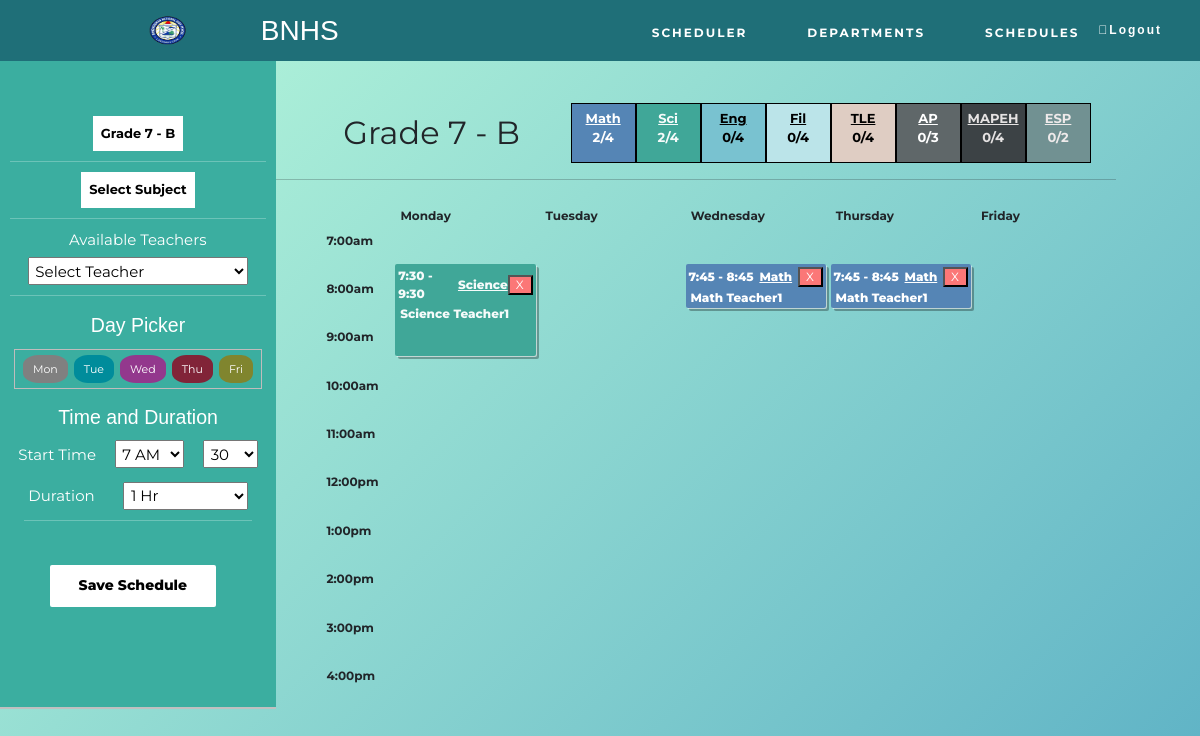
Screenshot of /scheduler.php?grade_section=7B with the database file from the repository.
### tables this page shows
CREATE TABLE IF NOT EXISTS `class_schedule` (
  `grade_section` varchar(32) NOT NULL,
  `teacher_id` int DEFAULT NULL,
  `subject` varchar(32) NOT NULL,
  `day` varchar(32) NOT NULL,
  `start_time` float NOT NULL,
  `end_time` float NOT NULL,
  `duration` int NOT NULL,
  `id` int NOT NULL AUTO_INCREMENT,
  UNIQUE KEY `id` (`id`),
  KEY `teacher` (`teacher_id`)
);

CREATE TABLE IF NOT EXISTS `teacher` (
  `id` int NOT NULL AUTO_INCREMENT,
  `firstName` varchar(32) NOT NULL,
  `lastName` varchar(32) NOT NULL,
  `dept` varchar(32) NOT NULL,
  `workload` float NOT NULL,
  PRIMARY KEY (`id`)
);

### scheduler.php (called while the page is built, shortened)
<?php
try {
    include __DIR__ . './includes/connection/DatabaseConnect.php';
    include __DIR__ . './includes/connection/DatabaseFunctions.php';
    include __DIR__ . './includes/templates/scheduler.html.php';
} catch (PDOException $e) {
    include __DIR__ . './includes/connection/displayError.php';
}
include __DIR__ . './includes/templates/layout.html.php';
?>

### includes/connection/DatabaseFunctions.php (called while the page is built, shortened)
<?php
function retrieveAllId($pdo, $table, $primaryKey, $value) {
    $query = 'SELECT * FROM `' . $table . '`
              WHERE `' . $primaryKey . '` = :value';
    $parameters = [
        'value' => $value
    ];
    $query = query($pdo, $query, $parameters);
    return $query->fetchAll();
}
function retrieveId($pdo, $table, $primaryKey, $value) {
    $query = 'SELECT * FROM `' . $table . '`
              WHERE `' . $primaryKey . '` = :value';
    $parameters = [
        'value' => $value
    ];
    $query = query($pdo, $query, $parameters);
    return $query->fetch();
}
function retrieveAllTwoId($pdo, $table, $primaryKey1, $value1, $primaryKey2, $value2) {
    $query = 'SELECT * FROM `' . $table . '`
              WHERE `' . $primaryKey1 . '` = :value1
              AND `' . $primaryKey2 . '` = :value2 ';
    $parameters = [
        'value1' => $value1,
        'value2' => $value2
    ];
    $query = query($pdo, $query, $parameters);
    return $query->fetchAll();
}
function convertSubject($subject) {
    if($subject == 'Mathematics')
      return 'Math';
    return $subject;
  }
function query($pdo, $sql, $parameters = []) {
    $query = $pdo->prepare($sql);
    $query->execute($parameters);
    return $query;
}
function convertTime($time) {
    if($time % 100 == 0) {
        $time = $time/100;
        $stringTime;
        if($time > 12)
            $stringTime = ($time - 12) . ':00';
        else
            $stringTime = $time . ':00';
        return $stringTime;
    } else {
        if($time % 50 == 0) {
            $time = $time/100;
            $time = $time - 0.5;
            if($time > 12)
                $stringTime = ($time - 12) . ':30';
            else
                $stringTime = $time . ':30';
        } else {
            $time = $time/100;
            $time = $time - 0.75;
            if($time > 12)
                $stringTime = ($time - 12) . ':45';
            else
                $stringTime = $time . ':45';
        }
        return $stringTime;
    }
}
?>

### includes/templates/scheduler.html.php (the view, shortened to what this page needs)
<link rel="stylesheet" type="text/css" href="./includes/templates/css/scheduler.css">
<?php
  $output = '
<div style="display:flex;">
<div class="add-module">
  <div style="margin:20% 0 5% 0">
  <div class="dropdown">
  ';
  if(isset($_GET['grade_section'])) {
    $grade = $_GET['grade_section'];
    $section = substr($grade, -1);
    $grade = substr_replace($grade ,"", -1);
    $displayGradeSection = 'Grade ' . $grade . ' - ' . $section;
  }
  else
    $displayGradeSection = 'Select Grade and Section';
  $output .= '
    <button onclick="dropDown('.'\'grade_section\''.')" class="dropbtn">'.$displayGradeSection.'</button>
    <div id="grade_section" class="dropdown-content">
  ';
  for($i = 7; $i <= 10; $i++) {
    $gradeLevel = retrieveAllId($pdo, 'grade_level', 'grade', $i);
    foreach($gradeLevel as $row) {
      $output .= '
        <a href="scheduler.php?grade_section='.$row['grade'].$row['section'].'#main">
        Grade '.$row['grade'].' - ' .$row['section'].' </a>
      ';
    }
  }
  if(isset($_GET['subject']))
    $subjectSelected =  $_GET['subject'];
  else
    $subjectSelected = 'Select Subject';
  if(isset($_GET['grade_section']))
    $gradeSection =  $_GET['grade_section'];
  else
    $gradeSection = ' ';
  $output .= '
      </div>
    </div>
    <hr>
  ';
  if($gradeSection != ' ') {
    $output .= '
    <div class="dropdown" style="width: 100%; display:flex; justify-content:center;">
      <button onclick="dropDown('.'\'subject\''.')" class="dropbtn">'.$subjectSelected.'</button>
      <div id="subject" class="dropdown-content">
        <a href="scheduler.php?grade_section='.$gradeSection.'&subject=Mathematics#main">Mathematics</a>
        <a href="scheduler.php?grade_section='.$gradeSection.'&subject=Science#main">Science</a>
        <a href="scheduler.php?grade_section='.$gradeSection.'&subject=English#main">English</a>
        <a href="scheduler.php?grade_section='.$gradeSection.'&subject=Filipino#main">Filipino</a>
        <a href="scheduler.php?grade_section='.$gradeSection.'&subject=MAPEH#main">MAPEH</a>
        <a href="scheduler.php?grade_section='.$gradeSection.'&subject=AP#main">AP</a>
        <a href="scheduler.php?grade_section='.$gradeSection.'&subject=ESP#main">ESP</a>
        <a href="scheduler.php?grade_section='.$gradeSection.'&subject=TLE#main">TLE</a>
      </div>
    </div>
    <hr>
  ';
  if( isset($_GET['grade_section']) && isset($_GET['subject']) ) {
    $temp = retrieveTwoId($pdo, 'class_schedule', 'grade_section', $_GET['grade_section'], 'subject', $_GET['subject']);
      if(isset($temp['teacher_id'])) {
        $teacherSelected = $temp['teacher_id'];
        $teacherSelected = retrieveId($pdo, 'teacher', 'id', $teacherSelected);
        $teacherId = $teacherSelected['id'];
        $teacherName = $teacherSelected['firstName'] . ' ' . $teacherSelected['lastName'];
      } else {
        $teacherName = 'Select Teacher';
        $teacherId = '';
      }
  } else {
    $teacherId = '';
    $teacherName = 'Select Teacher';
  }
  $output .= '
    <form action="scheduler.php" method="post">
    <label for="teacher" style="display:inline-block; margin-left: 25%;">Available Teachers</label> <br>
      <select name="teacher" style="width:80%; margin: 2% 0 0 10%;" required>
        <option value="'.$teacherId.'" selected>'.$teacherName.'</option>
  ';
  $output .= '
      </select>
    <hr>
  </div>
  <div style="width:100%; text-align: center;">
  <h1>Day Picker</h1>
    <div class="day-picker">
      <div>
        <label>
          <span style="background:grey;">Mon</span>
          </label>
      </div>
      <div>
        <label>
          <span style="background: #008c9b;">Tue</span>
          </label>
      </div>
      <div>
        <label>
          <span style="background:#93388d;">Wed</span>
          </label>
      </div>
      <div>
        <label>
        <span style="background:#812438;">Thu</span>
        </label>
      </div>
      <div>
        <label>
          <span style="background:#80852e;">Fri</span>
          </label>
      </div>
    </div>
  </div>
  <div style="margin:5%; text-align: center;">
  <h1>Time and Duration</h1>
    <label for="start_time">Start Time</label>
      <select name="start_time" style="width:28%; margin: 0 0 0 6%;">
          <option value="700" selected> 7 AM</option>
      </select>
      <select name="start_time_add" style="width:22%; margin: 0 0 0 6%;">
        <option value="50" selected>30</option>
      </select>
  </div>
  <div style="margin:5%; text-align: center;">
    <label for="duration">Duration</label>
      <select name="duration" style="width:50%; margin: 0 0 0 10%;">
        <option value="100" selected>1 Hr</option>
      </select>
    <hr>
  </div>
  <input type="hidden" name="grade_section" value="'.$gradeSection.'">
  <input type="hidden" name="subject" value="'.$subjectSelected.'">
  <input type="submit" name="saveSchedule" value="Save Schedule">
</div>
  ';
} else {
  $output .= '
  </div>
</div>
  ';
}
  $output .= '
<div class="text">
  <div class="text-wrapper">
    <span class="text-header">'.$displayGradeSection.'</span>
  ';
  if(isset($_GET['grade_section'])) {
    $grade_section = $_GET['grade_section'];
    $subjects = ['Mathematics', 'Science', 'English', 'Filipino', 'TLE', 'AP', 'MAPEH', 'ESP'];
    $subjectsCount = [0, 0, 0, 0, 0, 0, 0, 0];
    for($i = 0; $i < 8; $i++) {
      $temp = retrieveAllTwoId($pdo, 'class_schedule', 'grade_section', $grade_section, 'subject', $subjects[$i]);
      foreach($temp as $row) {
          if(isset($row['duration']))
            $subjectsCount[$i] += ($row['duration']/100);
      }
    }
    $output .= '
    <span class="total-hours">
      <span class="Mathematics"> <u>Math</u> <br> '.$subjectsCount[0].'/4  </span>
      <span class="Science"> <u>Sci</u> <br> '.$subjectsCount[1].'/4 </span>
      <span class="English"> <u>Eng</u> <br> '.$subjectsCount[2].'/4 </span>
      <span class="Filipino"> <u>Fil</u> <br> '.$subjectsCount[3].'/4 </span>
      <span class="TLE"> <u>TLE <br></u> '.$subjectsCount[4].'/4 </span>
      <span class="AP"> <u>AP</u> <br> '.$subjectsCount[5].'/3 </span>
      <span class="MAPEH"> <u>MAPEH</u> <br> '.$subjectsCount[6].'/4 </span>
      <span class="ESP"> <u>ESP</u> <br> '.$subjectsCount[7].'/2 </span>
    </span>
    ';
  }
  $output .= '
  </div>
  <hr>
  <div class="schedule" aria-labelledby="schedule-heading">
    <span class="track-slot" aria-hidden="true" style="grid-column: mon; grid-row: tracks;">Monday</span>
    <span class="track-slot" aria-hidden="true" style="grid-column: tue; grid-row: tracks;">Tuesday</span>
    <span class="track-slot" aria-hidden="true" style="grid-column: wed; grid-row: tracks;">Wednesday</span>
    <span class="track-slot" aria-hidden="true" style="grid-column: thu; grid-row: tracks;">Thursday</span>
    <span class="track-slot" aria-hidden="true" style="grid-column: fri; grid-row: tracks;">Friday</span>
    <h2 class="time-slot" style="grid-row: time-700;">7:00am</h2>
    <h2 class="time-slot" style="grid-row: time-750;"></h2>
    <h2 class="time-slot" style="grid-row: time-800;">8:00am</h2>
    <h2 class="time-slot" style="grid-row: time-850;"></h2>
    <h2 class="time-slot" style="grid-row: time-900;">9:00am</h2>
    <h2 class="time-slot" style="grid-row: time-950;"</h2>
    <h2 class="time-slot" style="grid-row: time-1000;">10:00am</h2>
    <h2 class="time-slot" style="grid-row: time-1050;"></h2>
    <h2 class="time-slot" style="grid-row: time-1100;">11:00am</h2>
    <h2 class="time-slot" style="grid-row: time-1150;"></h2>
    <h2 class="time-slot" style="grid-row: time-1200;">12:00pm</h2>
    <h2 class="time-slot" style="grid-row: time-1250;"></h2>
    <h2 class="time-slot" style="grid-row: time-1300;">1:00pm</h2>
    <h2 class="time-slot" style="grid-row: time-1350;"></h2>
    <h2 class="time-slot" style="grid-row: time-1400;">2:00pm</h2>
    <h2 class="time-slot" style="grid-row: time-1450;"></h2>
    <h2 class="time-slot" style="grid-row: time-1500;">3:00pm</h2>
    <h2 class="time-slot" style="grid-row: time-1550;"></h2>
    <h2 class="time-slot" style="grid-row: time-1600;">4:00pm</h2>
    <h2 class="time-slot" style="grid-row: time-1650;"></h2>
  ';
  $grade_section_sched = retrieveAllId($pdo, 'class_schedule', 'grade_section', $gradeSection);
  foreach($grade_section_sched as $sched) {
    $teacher = retrieveId($pdo, 'teacher', 'id', $sched['teacher_id']);
    $schedDay = $sched['day'];
    $schedStart = $sched['start_time'];
    $schedEnd = $sched['end_time'];
    $schedSubject = $sched['subject'];
    $schedTeacher = $teacher['firstName'] . ' ' . $teacher['lastName'];
    $isStart45 = false;
    $isEnd45 = false;
    if(($schedStart-25) % 50 == 0) {
      $schedStart -= 25;
      $isStart45 = true;
    }
    if(($schedEnd-25) % 50 == 0) {
      $schedEnd -= 25;
      $isEnd45 = true;
    }
    $output .= '
          <div class="session '.$schedSubject.'" style="grid-column: '.$schedDay.'; grid-row: time-'.$schedStart.' / time-'.$schedEnd.';">
            <div class="session-time">
    ';
    if($isStart45)
      $schedStart += 25;
    if($isEnd45)
      $schedEnd += 25;
    $output .= '
              <span>'.convertTime($schedStart).' - '.convertTime($schedEnd) . ' ' . '</span>
              <span><u>'.convertSubject($schedSubject).'</u></span>
              <div>
                <form action="scheduler.php" method="post" style="display:inline-block; margin:0; padding:0;">
                  <input type="hidden" name="teacher_id" value="'.$teacher['id'].'">
                  <input type="hidden" name="grade_section" value="'.$gradeSection.'">
                  <input type="hidden" name="duration" value="'.$sched['duration'].'">
                  <button type="submit" name="deleteSchedule" value="'.$sched['id'].'" style="background:#fb7777;">X</button>
                </form>
              </div>
            </div>
            <div class="session-track">
              <div>'.$schedTeacher.'</div>
            </div>
          </div>
    ';
  }
  $output .= '
  </div>
</div>
  ';
?>

### rows the page displays
class_schedule: schedStart "7:45", schedEnd "8:45", subject "Math", $sched['id'] 80 (drawn), teacher.lastName "Math Teacher1"
class_schedule: schedStart "7:45", schedEnd "8:45", subject "Math", $sched['id'] 81 (drawn), teacher.lastName "Math Teacher1"
class_schedule: start_time "7:30", end_time "9:30", subject "Science", $sched['id'] 83 (drawn), teacher.lastName "Science Teacher1"

### other values shown
$displayGradeSection "Grade 7 - B"
$subjectSelected "Select Subject"
$subjectsCount[0] "2"
$subjectsCount[1] "2"
$subjectsCount[2] "0"
$subjectsCount[3] "0"
$subjectsCount[4] "0"
$subjectsCount[5] "0"
$subjectsCount[6] "0"
$subjectsCount[7] "0"
form field teacher "Select Teacher"
